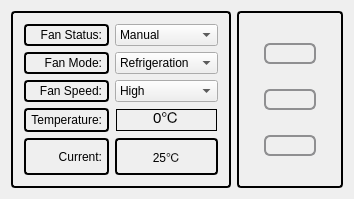
<?xml version="1.0" encoding="UTF-8"?>
<ui version="4.0">
 <class>MainFanPage</class>
 <widget class="QWidget" name="MainFanPage">
  <property name="geometry">
   <rect>
    <x>0</x>
    <y>0</y>
    <width>354</width>
    <height>199</height>
   </rect>
  </property>
  <property name="styleSheet">
   <string notr="true">QFrame {
	border: 2px solid black;
	border-radius: 4px;
	padding: 2px;
}
 QComboBox {
	selection-background-color: transparent;
	selection-color: black;
}

QPushButton {
	border: 2px solid #8f8f91;
	border-radius: 6px;
	background-image: url(&quot;:/Hac/background-button-big.png&quot;);
	background-repeat: no-repeat;
	max-width: 48px;
	max-height: 17px;
 }

 QPushButton:pressed {
	border-color: red;
 }

 QPushButton#startButton {
	image: url(&quot;:/Hac/play_pressed.png&quot;);
 }

 QPushButton#stopButton {
	image: url(&quot;:/Hac/stop_pressed.png&quot;);
 }

 QPushButton#scheduleButton {
	image: url(&quot;:/Hac/clock.png&quot;);
 }

QSpinBox {
	margin: 1px;
	background: transparent;
	selection-background-color: transparent;
	text: black;
	selection-color: black;
	font: normal 15px;
	border: 1px solid black;
}

QSpinBox::up-button {
	subcontrol-origin: border;
    subcontrol-position: left;
	background: transparent;
	width: 20px;
	height: 20px;
}

QSpinBox:up-arrow {
     image: url(:/Hac/leftarrow-black-20x20.png);
     width: 20px;
     height: 20px;
}
QSpinBox::up-arrow:pressed {
     image: url(:/Hac/leftarrow-red-20x20.png);
}


QSpinBox::down-button {
    subcontrol-origin: border;
    subcontrol-position: right;
	background: transparent;
	width: 20px;
	height: 20px;
}

QSpinBox::down-arrow {
     image: url(:/Hac/rightarrow-black-20x20.png);
     width: 20px;
     height: 20px;
}
QSpinBox::down-arrow:pressed {
     image: url(:/Hac/rightarrow-red-20x20.png);
}


</string>
  </property>
  <layout class="QGridLayout" name="_2">
   <item row="0" column="0">
    <widget class="QFrame" name="frameLeft">
     <property name="frameShape">
      <enum>QFrame::StyledPanel</enum>
     </property>
     <property name="frameShadow">
      <enum>QFrame::Raised</enum>
     </property>
     <layout class="QGridLayout" name="gridLayout">
      <item row="0" column="0">
       <widget class="QLabel" name="statusLabel">
        <property name="text">
         <string>Fan Status:</string>
        </property>
        <property name="alignment">
         <set>Qt::AlignRight|Qt::AlignTrailing|Qt::AlignVCenter</set>
        </property>
       </widget>
      </item>
      <item row="2" column="0">
       <widget class="QLabel" name="modeLabel">
        <property name="text">
         <string>Fan Mode:</string>
        </property>
        <property name="alignment">
         <set>Qt::AlignRight|Qt::AlignTrailing|Qt::AlignVCenter</set>
        </property>
       </widget>
      </item>
      <item row="4" column="0">
       <widget class="QLabel" name="speedLabel">
        <property name="text">
         <string>Fan Speed:</string>
        </property>
        <property name="alignment">
         <set>Qt::AlignRight|Qt::AlignTrailing|Qt::AlignVCenter</set>
        </property>
       </widget>
      </item>
      <item row="5" column="0">
       <widget class="QLabel" name="tempLabel">
        <property name="text">
         <string>Temperature:</string>
        </property>
        <property name="alignment">
         <set>Qt::AlignRight|Qt::AlignTrailing|Qt::AlignVCenter</set>
        </property>
       </widget>
      </item>
      <item row="5" column="1">
       <widget class="HacSpinBox" name="tempSpinBox">
        <property name="wrapping">
         <bool>true</bool>
        </property>
        <property name="alignment">
         <set>Qt::AlignCenter</set>
        </property>
        <property name="suffix">
         <string>℃</string>
        </property>
       </widget>
      </item>
      <item row="6" column="0">
       <widget class="QLabel" name="label">
        <property name="text">
         <string>Current:</string>
        </property>
        <property name="alignment">
         <set>Qt::AlignRight|Qt::AlignTrailing|Qt::AlignVCenter</set>
        </property>
       </widget>
      </item>
      <item row="6" column="1">
       <widget class="QLabel" name="label_2">
        <property name="text">
         <string>25℃</string>
        </property>
        <property name="alignment">
         <set>Qt::AlignCenter</set>
        </property>
       </widget>
      </item>
      <item row="0" column="1">
       <widget class="QComboBox" name="statusComboBox">
        <item>
         <property name="text">
          <string>Manual</string>
         </property>
         <property name="icon">
          <iconset resource="../../hac-tianyu/res/hac.qrc">
           <normaloff>:/Hac/clock.png</normaloff>:/Hac/clock.png</iconset>
         </property>
        </item>
        <item>
         <property name="text">
          <string>Programming</string>
         </property>
         <property name="icon">
          <iconset resource="../../hac-tianyu/res/hac.qrc">
           <normaloff>:/Hac/home.png</normaloff>:/Hac/home.png</iconset>
         </property>
        </item>
       </widget>
      </item>
      <item row="2" column="1">
       <widget class="QComboBox" name="modeComboBox">
        <item>
         <property name="text">
          <string>Refrigeration</string>
         </property>
        </item>
        <item>
         <property name="text">
          <string>Heating</string>
         </property>
        </item>
        <item>
         <property name="text">
          <string>Auto adjust</string>
         </property>
        </item>
        <item>
         <property name="text">
          <string>Blowing</string>
         </property>
        </item>
       </widget>
      </item>
      <item row="4" column="1">
       <widget class="QComboBox" name="comboBox">
        <item>
         <property name="text">
          <string>High</string>
         </property>
        </item>
        <item>
         <property name="text">
          <string>Middle</string>
         </property>
        </item>
        <item>
         <property name="text">
          <string>Low</string>
         </property>
        </item>
        <item>
         <property name="text">
          <string>Auto</string>
         </property>
        </item>
       </widget>
      </item>
     </layout>
    </widget>
   </item>
   <item row="0" column="1">
    <widget class="QFrame" name="frameRight">
     <layout class="QGridLayout">
      <item row="1" column="0">
       <widget class="QPushButton" name="startButton"/>
      </item>
      <item row="2" column="0">
       <widget class="QPushButton" name="stopButton"/>
      </item>
      <item row="3" column="0">
       <widget class="QPushButton" name="scheduleButton"/>
      </item>
     </layout>
    </widget>
   </item>
  </layout>
 </widget>
 <customwidgets>
  <customwidget>
   <class>HacSpinBox</class>
   <extends>QSpinBox</extends>
   <header>hacspinbox.h</header>
  </customwidget>
 </customwidgets>
 <resources>
  <include location="../res/hac.qrc"/>
 </resources>
 <connections/>
</ui>
